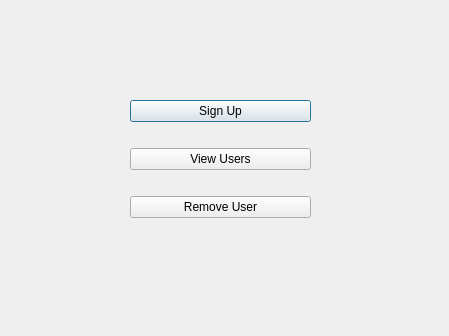
<?xml version="1.0" encoding="UTF-8"?>
<ui version="4.0">
 <class>AdminWindow</class>
 <widget class="QDialog" name="AdminWindow">
  <property name="geometry">
   <rect>
    <x>0</x>
    <y>0</y>
    <width>449</width>
    <height>336</height>
   </rect>
  </property>
  <property name="windowTitle">
   <string>Dialog</string>
  </property>
  <widget class="QWidget" name="layoutWidget">
   <property name="geometry">
    <rect>
     <x>130</x>
     <y>80</y>
     <width>181</width>
     <height>161</height>
    </rect>
   </property>
   <layout class="QVBoxLayout" name="verticalLayout">
    <item>
     <widget class="QPushButton" name="signUpButton">
      <property name="text">
       <string>Sign Up</string>
      </property>
     </widget>
    </item>
    <item>
     <widget class="QPushButton" name="viewUsersButton">
      <property name="text">
       <string>View Users</string>
      </property>
     </widget>
    </item>
    <item>
     <widget class="QPushButton" name="removeUserBottom">
      <property name="text">
       <string>Remove User</string>
      </property>
     </widget>
    </item>
   </layout>
  </widget>
 </widget>
 <resources/>
 <connections/>
</ui>
